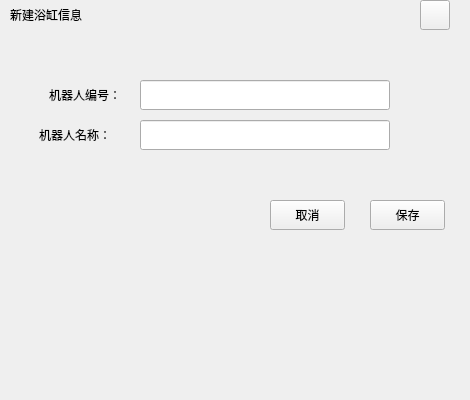
<?xml version="1.0" encoding="UTF-8"?>
<ui version="4.0">
 <class>RobotNew</class>
 <widget class="QWidget" name="RobotNew">
  <property name="geometry">
   <rect>
    <x>0</x>
    <y>0</y>
    <width>470</width>
    <height>400</height>
   </rect>
  </property>
  <property name="windowTitle">
   <string>Form</string>
  </property>
  <widget class="QLabel" name="TitleLab">
   <property name="geometry">
    <rect>
     <x>0</x>
     <y>10</y>
     <width>461</width>
     <height>31</height>
    </rect>
   </property>
   <property name="text">
    <string/>
   </property>
  </widget>
  <widget class="QLabel" name="UserLab_1">
   <property name="geometry">
    <rect>
     <x>39</x>
     <y>120</y>
     <width>101</width>
     <height>30</height>
    </rect>
   </property>
   <property name="text">
    <string>机器人名称：</string>
   </property>
  </widget>
  <widget class="QPushButton" name="CloseBtn">
   <property name="geometry">
    <rect>
     <x>420</x>
     <y>0</y>
     <width>30</width>
     <height>30</height>
    </rect>
   </property>
   <property name="text">
    <string/>
   </property>
  </widget>
  <widget class="QPushButton" name="SaveBtn">
   <property name="geometry">
    <rect>
     <x>370</x>
     <y>200</y>
     <width>75</width>
     <height>30</height>
    </rect>
   </property>
   <property name="text">
    <string>保存</string>
   </property>
  </widget>
  <widget class="QPushButton" name="CancleBtn">
   <property name="geometry">
    <rect>
     <x>270</x>
     <y>200</y>
     <width>75</width>
     <height>30</height>
    </rect>
   </property>
   <property name="text">
    <string>取消</string>
   </property>
  </widget>
  <widget class="QLabel" name="InerLab">
   <property name="geometry">
    <rect>
     <x>50</x>
     <y>80</y>
     <width>401</width>
     <height>231</height>
    </rect>
   </property>
   <property name="styleSheet">
    <string notr="true"/>
   </property>
   <property name="text">
    <string/>
   </property>
  </widget>
  <widget class="QLabel" name="UserLab_3">
   <property name="geometry">
    <rect>
     <x>49</x>
     <y>80</y>
     <width>91</width>
     <height>30</height>
    </rect>
   </property>
   <property name="text">
    <string>机器人编号：</string>
   </property>
  </widget>
  <widget class="QLabel" name="label">
   <property name="geometry">
    <rect>
     <x>10</x>
     <y>0</y>
     <width>151</width>
     <height>30</height>
    </rect>
   </property>
   <property name="text">
    <string>新建浴缸信息</string>
   </property>
  </widget>
  <widget class="QLineEdit" name="RobotID">
   <property name="geometry">
    <rect>
     <x>140</x>
     <y>80</y>
     <width>250</width>
     <height>30</height>
    </rect>
   </property>
  </widget>
  <widget class="QLineEdit" name="RobotName">
   <property name="geometry">
    <rect>
     <x>140</x>
     <y>120</y>
     <width>250</width>
     <height>30</height>
    </rect>
   </property>
  </widget>
  <zorder>InerLab</zorder>
  <zorder>TitleLab</zorder>
  <zorder>UserLab_1</zorder>
  <zorder>CloseBtn</zorder>
  <zorder>SaveBtn</zorder>
  <zorder>CancleBtn</zorder>
  <zorder>UserLab_3</zorder>
  <zorder>label</zorder>
  <zorder>RobotID</zorder>
  <zorder>RobotName</zorder>
 </widget>
 <resources/>
 <connections/>
</ui>
